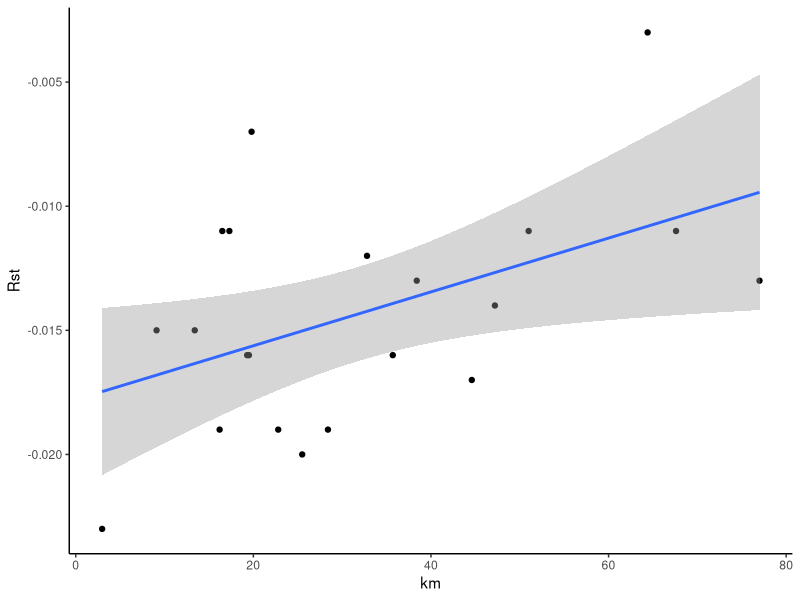
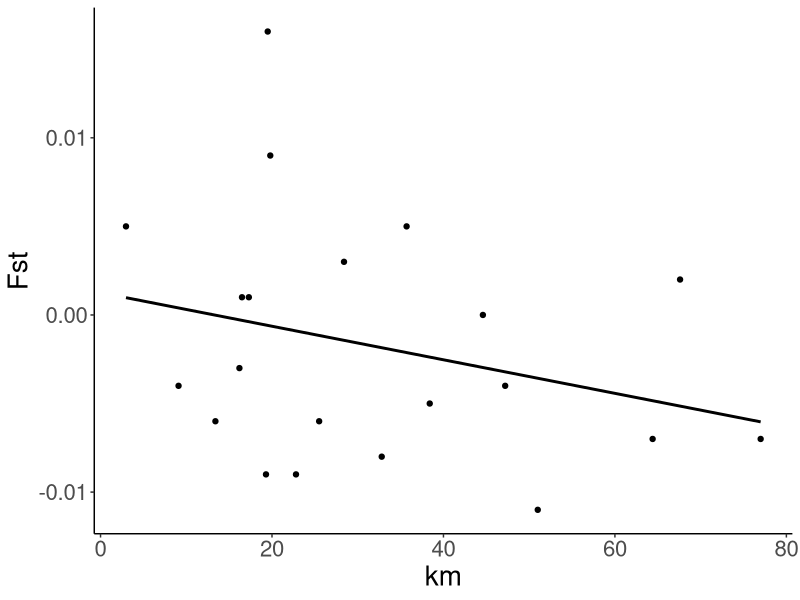

These charts were generated, in order, by the following R code:
setwd("~/Dropbox/Genetics/Sculpin_analysis/Ontario_Data/IBD_web/Graphs")
library(ggplot2)

datRst <- read.csv("dist_scul_champ.csv")
datFst <- read.csv("Fstdist_scul_champ.csv")

#Plot of Rst vs km
ggplot(datRst, aes(x = km, y = Rst))+
  geom_point()+
  stat_smooth(method = "lm")+
  theme_bw()+
  theme(
    axis.line.x = element_line(colour = "black"),
    axis.line.y = element_line(colour = "black"), 
    panel.border = element_blank(), 
    panel.grid.major = element_blank(),
    panel.grid.minor = element_blank())

#plot of Fst vs km
ggplot(datFst, aes(x = km, y = Fst))+
  geom_point()+
  stat_smooth(method = "lm", color = "black", se = FALSE)+
  theme_bw()+
  theme(
    text = element_text(size=20),
    axis.line.x = element_line(colour = "black"),
    axis.line.y = element_line(colour = "black"), 
    panel.border = element_blank(), 
    panel.grid.major = element_blank(),
    panel.grid.minor = element_blank())